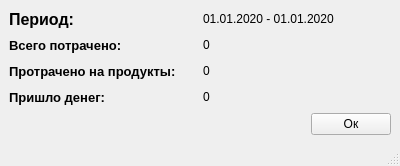
<?xml version="1.0" encoding="UTF-8"?>
<ui version="4.0">
 <class>statsWindow</class>
 <widget class="QMainWindow" name="statsWindow">
  <property name="geometry">
   <rect>
    <x>0</x>
    <y>0</y>
    <width>400</width>
    <height>166</height>
   </rect>
  </property>
  <property name="windowTitle">
   <string>Result</string>
  </property>
  <widget class="QWidget" name="centralwidget">
   <layout class="QVBoxLayout" name="verticalLayout">
    <item>
     <layout class="QHBoxLayout" name="horizontalLayout">
      <item>
       <widget class="QLabel" name="label">
        <property name="font">
         <font>
          <pointsize>12</pointsize>
          <weight>75</weight>
          <bold>true</bold>
         </font>
        </property>
        <property name="text">
         <string>Период:</string>
        </property>
       </widget>
      </item>
      <item>
       <widget class="QLabel" name="periodLabel">
        <property name="text">
         <string>01.01.2020 - 01.01.2020</string>
        </property>
       </widget>
      </item>
     </layout>
    </item>
    <item>
     <layout class="QHBoxLayout" name="horizontalLayout_2">
      <item>
       <widget class="QLabel" name="label_2">
        <property name="font">
         <font>
          <pointsize>10</pointsize>
          <weight>75</weight>
          <bold>true</bold>
         </font>
        </property>
        <property name="text">
         <string>Всего потрачено:</string>
        </property>
       </widget>
      </item>
      <item>
       <widget class="QLabel" name="SumCost">
        <property name="text">
         <string>0</string>
        </property>
       </widget>
      </item>
     </layout>
    </item>
    <item>
     <layout class="QHBoxLayout" name="horizontalLayout_3">
      <item>
       <widget class="QLabel" name="label_5">
        <property name="font">
         <font>
          <pointsize>10</pointsize>
          <weight>75</weight>
          <bold>true</bold>
         </font>
        </property>
        <property name="text">
         <string>Протрачено на продукты:</string>
        </property>
       </widget>
      </item>
      <item>
       <widget class="QLabel" name="ProdCost">
        <property name="text">
         <string>0</string>
        </property>
       </widget>
      </item>
     </layout>
    </item>
    <item>
     <layout class="QHBoxLayout" name="horizontalLayout_5">
      <item>
       <widget class="QLabel" name="label_3">
        <property name="font">
         <font>
          <pointsize>10</pointsize>
          <weight>75</weight>
          <bold>true</bold>
         </font>
        </property>
        <property name="text">
         <string>Пришло денег:</string>
        </property>
       </widget>
      </item>
      <item>
       <widget class="QLabel" name="TotalCost">
        <property name="text">
         <string>0</string>
        </property>
       </widget>
      </item>
     </layout>
    </item>
    <item>
     <layout class="QHBoxLayout" name="horizontalLayout_4">
      <item>
       <spacer name="horizontalSpacer">
        <property name="orientation">
         <enum>Qt::Horizontal</enum>
        </property>
        <property name="sizeHint" stdset="0">
         <size>
          <width>188</width>
          <height>20</height>
         </size>
        </property>
       </spacer>
      </item>
      <item>
       <widget class="QPushButton" name="pushButton">
        <property name="text">
         <string>Ок</string>
        </property>
       </widget>
      </item>
     </layout>
    </item>
   </layout>
  </widget>
  <widget class="QStatusBar" name="statusbar"/>
 </widget>
 <resources/>
 <connections/>
</ui>
